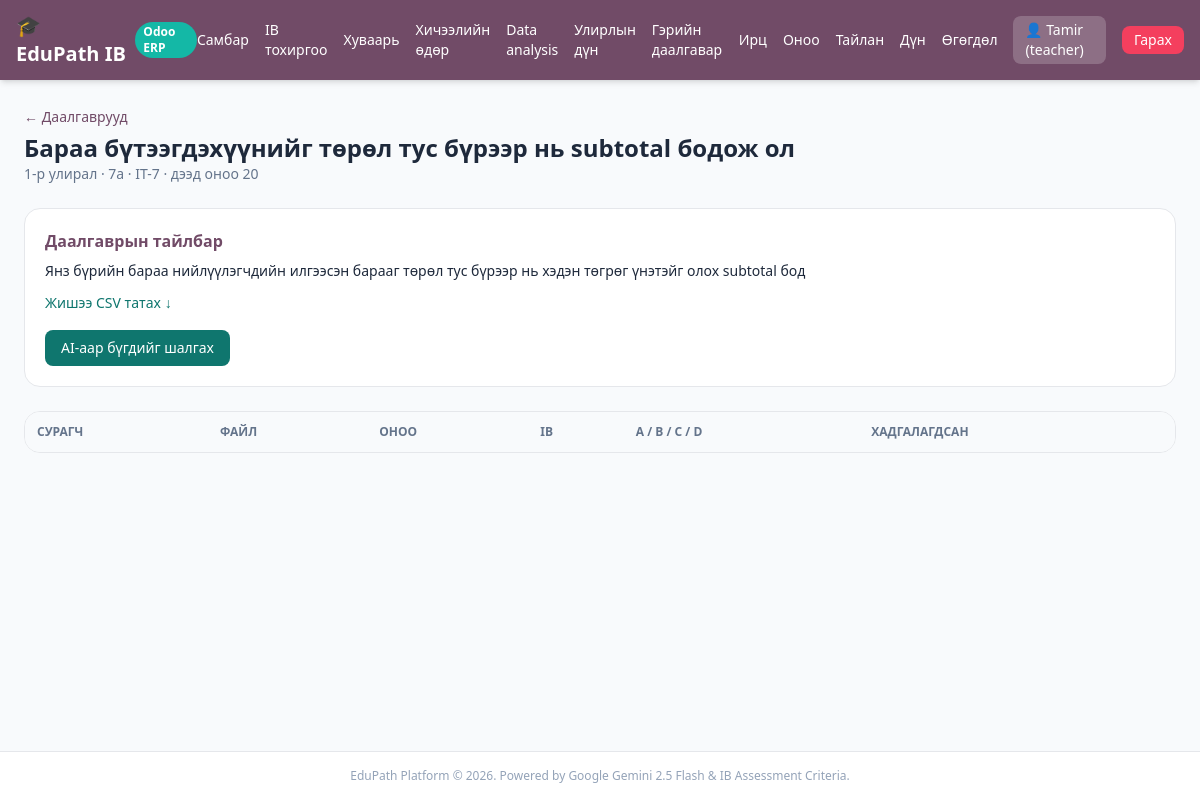
/teacher/data-analysis/1 (signed in), run on the app's committed database.
### tables this page shows
CREATE TABLE users (
        id INTEGER PRIMARY KEY AUTOINCREMENT,
        username TEXT UNIQUE,
        password TEXT,
        role TEXT,
        gemini_api_key TEXT
    , deepseek_api_key TEXT, grade TEXT, name TEXT, surname TEXT, student_code TEXT, email TEXT, gender TEXT, phone TEXT, instagram TEXT, photo_path TEXT);

CREATE TABLE data_analysis_assignments (
        id INTEGER PRIMARY KEY AUTOINCREMENT,
        term_id INTEGER NOT NULL,
        lesson_id INTEGER NOT NULL,
        grade_id INTEGER NOT NULL,
        unit_plan_id INTEGER,
        title TEXT NOT NULL,
        description TEXT,
        max_score INTEGER NOT NULL DEFAULT 20,
        csv_path TEXT,
        due_date TEXT,
        provider TEXT NOT NULL DEFAULT 'gemini',
        model TEXT,
        created_by INTEGER,
        created_at INTEGER,
        is_active INTEGER NOT NULL DEFAULT 1
    );

CREATE TABLE academic_terms (
        id INTEGER PRIMARY KEY AUTOINCREMENT,
        name TEXT NOT NULL,
        school_year TEXT NOT NULL,
        start_date TEXT NOT NULL,
        end_date TEXT NOT NULL,
        weeks INTEGER NOT NULL DEFAULT 6,
        is_active INTEGER NOT NULL DEFAULT 1,
        created_at INTEGER
    );

CREATE TABLE grades (
        id INTEGER PRIMARY KEY AUTOINCREMENT,
        name TEXT NOT NULL UNIQUE,
        level INTEGER NOT NULL,
        section TEXT NOT NULL,
        is_active INTEGER NOT NULL DEFAULT 1,
        created_at INTEGER
    );

CREATE TABLE lessons (
        id INTEGER PRIMARY KEY AUTOINCREMENT,
        title TEXT,
        filename TEXT,
        teacher_id INTEGER
    );

### app.py (the view)
@app.get("/teacher/data-analysis/{assignment_id}", response_class=HTMLResponse)
def teacher_data_analysis_detail(assignment_id: int, request: Request,
                                 user: dict = Depends(get_current_user),
                                 db: sqlite3.Connection = Depends(get_db)):
    if not user or user["role"] != "teacher":
        return RedirectResponse("/login")
    assignment = db.execute(
        """SELECT a.*, l.title as lesson_title, g.name as grade_name, t.name as term_name,
                  p.title as unit_title
           FROM data_analysis_assignments a JOIN lessons l ON l.id = a.lesson_id
           JOIN grades g ON g.id = a.grade_id JOIN academic_terms t ON t.id = a.term_id
           LEFT JOIN ib_unit_plans p ON p.id = a.unit_plan_id WHERE a.id = ?""",
        (assignment_id,),
    ).fetchone()
    if not assignment:
        raise HTTPException(status_code=404)
    submissions = []
    for row in db.execute(
        """SELECT s.*, u.name, u.surname, u.username, u.student_code, u.photo_path
           FROM data_analysis_submissions s JOIN users u ON u.id = s.student_id
           WHERE s.assignment_id = ? ORDER BY u.surname, u.name""",
        (assignment_id,),
    ).fetchall():
        item = dict(row)
        try:
            item["criteria"] = json.loads(item["criteria_json"]) if item["criteria_json"] else {}
        except (TypeError, ValueError):
            item["criteria"] = {}
        submissions.append(item)
    return templates.TemplateResponse(
        request=request, name="teacher_data_analysis_detail.html",
        context={"user": user, "assignment": dict(assignment), "submissions": submissions},
    )

### templates/teacher_data_analysis_detail.html (shortened to what this page needs)
{% extends "base.html" %}
{% block content %}
<div class="space-y-6">
  <div>
    <a href="/teacher/data-analysis" class="text-sm text-[#714B67] hover:underline">&larr; Даалгаврууд</a>
    <h1 class="text-2xl font-black mt-1">{{ assignment.title }}</h1>
    <p class="text-sm text-slate-500">{{ assignment.term_name }} · {{ assignment.grade_name }} · {{ assignment.lesson_title }} · дээд оноо {{ assignment.max_score }}</p>
  </div>
  <div class="bg-white p-5 rounded-2xl border">
    <h2 class="font-bold text-[#714B67] mb-2">Даалгаврын тайлбар</h2>
    <p class="text-sm whitespace-pre-line">{{ assignment.description or '—' }}</p>
    {% if assignment.csv_path %}
      <a href="/data-analysis/csv/{{ assignment.csv_path }}" class="inline-block mt-3 text-sm text-teal-700 hover:underline">Жишээ CSV татах &darr;</a>
    {% endif %}
    <form method="POST" action="/teacher/data-analysis/{{ assignment.id }}/grade-all" class="mt-4">
      <button class="bg-teal-700 text-white px-4 py-2 rounded-lg text-sm">AI-аар бүгдийг шалгах</button>
    </form>
  </div>
  <div class="bg-white rounded-2xl border overflow-hidden">
    <table class="w-full text-sm">
      <thead class="bg-slate-50 text-slate-500 text-xs uppercase"><tr><th class="p-3 text-left">Сурагч</th><th class="p-3 text-left">Файл</th><th class="p-3 text-left">Оноо</th><th class="p-3 text-left">IB</th><th class="p-3 text-left">A / B / C / D</th><th class="p-3 text-left">Хадгалагдсан</th></tr></thead>
    </table>
  </div>
</div>
{% endblock %}

### templates/base.html (shortened to what this page needs)
<!DOCTYPE html>
<html lang="mn">
<head>
  <script src="https://cdn.tailwindcss.com"></script>
</head>
<body class="bg-slate-50 text-slate-800 min-h-screen flex flex-col">
  <nav class="bg-[#714B67] text-white shadow-md">
    <div class="max-w-7xl mx-auto px-4 py-3 flex justify-between items-center">
      <a href="/" class="flex items-center space-x-2 font-bold text-xl">
        <span>🎓 EduPath IB</span>
        <span class="text-xs bg-teal-500 text-white px-2 py-0.5 rounded-full">Odoo ERP</span>
      </a>
      <div class="flex items-center space-x-4 text-sm">
        {% if user %}
          {% if user.role == 'teacher' %}
            <a href="/teacher" class="hover:underline">Самбар</a>
            <a href="/teacher/setup" class="hover:underline">IB тохиргоо</a>
            <a href="/teacher/timetable" class="hover:underline">Хуваарь</a>
            <a href="/teacher/sessions" class="hover:underline">Хичээлийн өдөр</a>
            <a href="/teacher/data-analysis" class="hover:underline">Data analysis</a>
            <a href="/teacher/term-grades" class="hover:underline">Улирлын дүн</a>
            <a href="/teacher/homework" class="hover:underline">Гэрийн даалгавар</a>
            <a href="/teacher/attendance" class="hover:underline">Ирц</a>
            <a href="/teacher/scoring" class="hover:underline">Оноо</a>
            <a href="/teacher/reports" class="hover:underline">Тайлан</a>
            <a href="/scores" class="hover:underline">Дүн</a>
            <a href="/teacher/data-transfer" class="hover:underline">Өгөгдөл</a>
          {% else %}
            <a href="/student" class="hover:underline">Самбар</a>
            <a href="/student/data-analysis" class="hover:underline">Data analysis</a>
            <a href="/student/term-grades" class="hover:underline">Улирлын дүн</a>
            <a href="/student/report" class="hover:underline">Миний тайлан</a>
          {% endif %}
          <span class="bg-white/20 px-3 py-1 rounded-lg">👤 {{ user.name or user.username }} ({{ user.role }})</span>
          <a href="/logout" class="bg-rose-500 hover:bg-rose-600 px-3 py-1 rounded-lg transition">Гарах</a>
        {% endif %}
      </div>
    </div>
  </nav>
  <main class="flex-1 max-w-7xl w-full mx-auto p-6">
    {% block content %}{% endblock %}
  </main>
  <footer class="text-center py-4 text-xs text-slate-400 border-t bg-white">
    EduPath Platform &copy; 2026. Powered by Google Gemini 2.5 Flash & IB Assessment Criteria.
  </footer>
</body>
</html>

### data on the page
users: username "Tamir", role "teacher"
data_analysis_assignments: title "Бараа бүтээгдэхүүнийг төрөл тус бүрээр нь subtotal бодож ол", max_score "20", description "Янз бүрийн бараа нийлүүлэгчдийн илгээсэн барааг төрөл тус бүрээр нь хэдэн төгрөг үнэтэйг олох subtotal бод"
academic_terms: term_name "1-р улирал"
grades: grade_name "7a"
lessons: lesson_title "IT-7"
